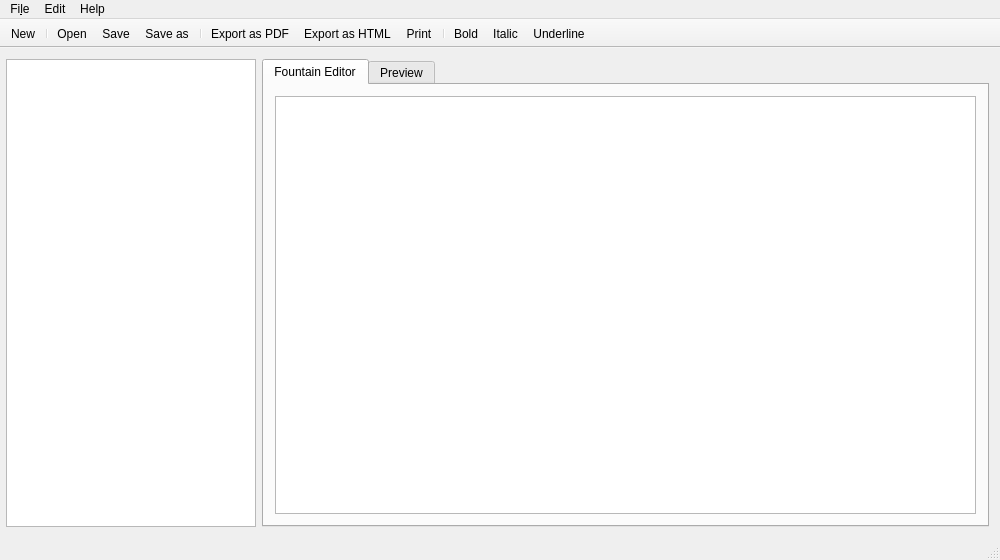
<?xml version="1.0" encoding="UTF-8"?>
<ui version="4.0">
 <class>MainWindow</class>
 <widget class="QMainWindow" name="MainWindow">
  <property name="geometry">
   <rect>
    <x>0</x>
    <y>0</y>
    <width>1000</width>
    <height>560</height>
   </rect>
  </property>
  <property name="windowTitle">
   <string>MagicFountain</string>
  </property>
  <property name="windowIcon">
   <iconset resource="ressources.qrc">
    <normaloff>:/data/icon.png</normaloff>:/data/icon.png</iconset>
  </property>
  <widget class="QWidget" name="centralWidget">
   <layout class="QGridLayout" name="gridLayout">
    <property name="leftMargin">
     <number>6</number>
    </property>
    <item row="0" column="1">
     <widget class="QTabWidget" name="tabWidget_menus">
      <property name="currentIndex">
       <number>0</number>
      </property>
      <widget class="QWidget" name="tab_fountaineditor">
       <attribute name="title">
        <string>Fountain Editor</string>
       </attribute>
       <layout class="QGridLayout" name="gridLayout_2">
        <item row="0" column="0">
         <widget class="QPlainTextEdit" name="plainTextEdit_fountaineditor">
          <property name="font">
           <font>
            <family>Courier</family>
            <pointsize>12</pointsize>
           </font>
          </property>
         </widget>
        </item>
       </layout>
      </widget>
      <widget class="QWidget" name="tab_preview">
       <attribute name="title">
        <string>Preview</string>
       </attribute>
       <layout class="QGridLayout" name="gridLayout_3">
        <item row="0" column="0">
         <widget class="QTextBrowser" name="textBrowser_preview">
          <property name="minimumSize">
           <size>
            <width>654</width>
            <height>0</height>
           </size>
          </property>
          <property name="font">
           <font>
            <family>Courier</family>
            <pointsize>12</pointsize>
            <stylestrategy>PreferDefault</stylestrategy>
           </font>
          </property>
          <property name="acceptDrops">
           <bool>false</bool>
          </property>
          <property name="lineWrapMode">
           <enum>QTextEdit::FixedPixelWidth</enum>
          </property>
          <property name="lineWrapColumnOrWidth">
           <number>649</number>
          </property>
          <property name="html">
           <string notr="true">&lt;!DOCTYPE HTML PUBLIC &quot;-//W3C//DTD HTML 4.0//EN&quot; &quot;http://www.w3.org/TR/REC-html40/strict.dtd&quot;&gt;
&lt;html&gt;&lt;head&gt;&lt;meta name=&quot;qrichtext&quot; content=&quot;1&quot; /&gt;&lt;style type=&quot;text/css&quot;&gt;
p, li { white-space: pre-wrap; }
&lt;/style&gt;&lt;/head&gt;&lt;body style=&quot; font-family:'Courier'; font-size:12pt; font-weight:400; font-style:normal;&quot;&gt;
&lt;p style=&quot;-qt-paragraph-type:empty; margin-top:0px; margin-bottom:0px; margin-left:0px; margin-right:0px; -qt-block-indent:0; text-indent:0px; font-family:'Courier New';&quot;&gt;&lt;br /&gt;&lt;/p&gt;&lt;/body&gt;&lt;/html&gt;</string>
          </property>
          <property name="tabStopWidth">
           <number>72</number>
          </property>
          <property name="cursorWidth">
           <number>0</number>
          </property>
          <property name="textInteractionFlags">
           <set>Qt::LinksAccessibleByKeyboard|Qt::LinksAccessibleByMouse|Qt::TextBrowserInteraction|Qt::TextSelectableByKeyboard|Qt::TextSelectableByMouse</set>
          </property>
         </widget>
        </item>
       </layout>
      </widget>
     </widget>
    </item>
    <item row="0" column="0">
     <widget class="QListWidget" name="listWidget_scenes">
      <property name="maximumSize">
       <size>
        <width>250</width>
        <height>16777215</height>
       </size>
      </property>
     </widget>
    </item>
   </layout>
  </widget>
  <widget class="QMenuBar" name="menuBar">
   <property name="geometry">
    <rect>
     <x>0</x>
     <y>0</y>
     <width>1000</width>
     <height>20</height>
    </rect>
   </property>
   <widget class="QMenu" name="menuFile">
    <property name="title">
     <string>Fi&amp;le</string>
    </property>
    <addaction name="actionNew"/>
    <addaction name="separator"/>
    <addaction name="actionOpen"/>
    <addaction name="actionSave"/>
    <addaction name="actionSave_as"/>
    <addaction name="separator"/>
    <addaction name="actionExport_as_PDF"/>
    <addaction name="actionExport_as_HTML"/>
    <addaction name="actionPrint"/>
   </widget>
   <widget class="QMenu" name="menuEdit">
    <property name="title">
     <string>Edit</string>
    </property>
    <addaction name="actionBold"/>
    <addaction name="actionItalic"/>
    <addaction name="actionUnderline"/>
   </widget>
   <widget class="QMenu" name="menuHelp">
    <property name="title">
     <string>Help</string>
    </property>
    <widget class="QMenu" name="menuLanguage">
     <property name="title">
      <string>&amp;Language</string>
     </property>
     <addaction name="actionDe"/>
     <addaction name="actionEn"/>
     <addaction name="actionFr"/>
    </widget>
    <addaction name="actionFountain_Syntax"/>
    <addaction name="separator"/>
    <addaction name="menuLanguage"/>
    <addaction name="separator"/>
    <addaction name="actionAbout_Qt"/>
    <addaction name="actionAbout_Magic_Fountain"/>
   </widget>
   <addaction name="menuFile"/>
   <addaction name="menuEdit"/>
   <addaction name="menuHelp"/>
  </widget>
  <widget class="QStatusBar" name="statusBar"/>
  <widget class="QToolBar" name="toolBar">
   <property name="windowTitle">
    <string>toolBar</string>
   </property>
   <property name="movable">
    <bool>false</bool>
   </property>
   <property name="iconSize">
    <size>
     <width>36</width>
     <height>36</height>
    </size>
   </property>
   <property name="toolButtonStyle">
    <enum>Qt::ToolButtonIconOnly</enum>
   </property>
   <attribute name="toolBarArea">
    <enum>TopToolBarArea</enum>
   </attribute>
   <attribute name="toolBarBreak">
    <bool>false</bool>
   </attribute>
   <addaction name="actionNew"/>
   <addaction name="separator"/>
   <addaction name="actionOpen"/>
   <addaction name="actionSave"/>
   <addaction name="actionSave_as"/>
   <addaction name="separator"/>
   <addaction name="actionExport_as_PDF"/>
   <addaction name="actionExport_as_HTML"/>
   <addaction name="actionPrint"/>
   <addaction name="separator"/>
   <addaction name="actionBold"/>
   <addaction name="actionItalic"/>
   <addaction name="actionUnderline"/>
  </widget>
  <action name="actionOpen">
   <property name="icon">
    <iconset resource="ressources.qrc">
     <normaloff>:/data/open.png</normaloff>:/data/open.png</iconset>
   </property>
   <property name="text">
    <string>&amp;Open</string>
   </property>
  </action>
  <action name="actionSave">
   <property name="icon">
    <iconset resource="ressources.qrc">
     <normaloff>:/data/save.png</normaloff>:/data/save.png</iconset>
   </property>
   <property name="text">
    <string>&amp;Save</string>
   </property>
  </action>
  <action name="actionSave_as">
   <property name="icon">
    <iconset resource="ressources.qrc">
     <normaloff>:/data/saveas.png</normaloff>:/data/saveas.png</iconset>
   </property>
   <property name="text">
    <string>Sa&amp;ve as ...</string>
   </property>
  </action>
  <action name="actionExport_as_PDF">
   <property name="icon">
    <iconset resource="ressources.qrc">
     <normaloff>:/data/exportaspdf.png</normaloff>:/data/exportaspdf.png</iconset>
   </property>
   <property name="text">
    <string>&amp;Export as PDF</string>
   </property>
  </action>
  <action name="actionPrint">
   <property name="icon">
    <iconset resource="ressources.qrc">
     <normaloff>:/data/print.png</normaloff>:/data/print.png</iconset>
   </property>
   <property name="text">
    <string>&amp;Print</string>
   </property>
  </action>
  <action name="actionBold">
   <property name="icon">
    <iconset resource="ressources.qrc">
     <normaloff>:/data/bold.png</normaloff>:/data/bold.png</iconset>
   </property>
   <property name="text">
    <string>&amp;Bold</string>
   </property>
   <property name="toolTip">
    <string>Bold</string>
   </property>
  </action>
  <action name="actionItalic">
   <property name="icon">
    <iconset resource="ressources.qrc">
     <normaloff>:/data/italic.png</normaloff>:/data/italic.png</iconset>
   </property>
   <property name="text">
    <string>&amp;Italic</string>
   </property>
   <property name="toolTip">
    <string>Italic</string>
   </property>
  </action>
  <action name="actionUnderline">
   <property name="icon">
    <iconset resource="ressources.qrc">
     <normaloff>:/data/underline.png</normaloff>:/data/underline.png</iconset>
   </property>
   <property name="text">
    <string>&amp;Underline</string>
   </property>
   <property name="toolTip">
    <string>Underline</string>
   </property>
  </action>
  <action name="actionExport_as_HTML">
   <property name="icon">
    <iconset resource="ressources.qrc">
     <normaloff>:/data/exportashtml.png</normaloff>:/data/exportashtml.png</iconset>
   </property>
   <property name="text">
    <string>Export as &amp;HTML</string>
   </property>
   <property name="toolTip">
    <string>Export as HTML</string>
   </property>
  </action>
  <action name="actionNew">
   <property name="icon">
    <iconset resource="ressources.qrc">
     <normaloff>:/data/new.png</normaloff>:/data/new.png</iconset>
   </property>
   <property name="text">
    <string>&amp;New</string>
   </property>
   <property name="toolTip">
    <string>New file</string>
   </property>
  </action>
  <action name="actionNew_scene">
   <property name="text">
    <string>&amp;New scene</string>
   </property>
  </action>
  <action name="actionFountain_Syntax">
   <property name="text">
    <string>&amp;Fountain Syntax</string>
   </property>
  </action>
  <action name="actionAbout_Magic_Fountain">
   <property name="text">
    <string>About &amp;Magic Fountain</string>
   </property>
  </action>
  <action name="actionAbout_Qt">
   <property name="text">
    <string>&amp;About Qt</string>
   </property>
  </action>
  <action name="actionEn">
   <property name="text">
    <string notr="true">&amp;en</string>
   </property>
   <property name="iconText">
    <string notr="true">en</string>
   </property>
   <property name="toolTip">
    <string notr="true">en</string>
   </property>
  </action>
  <action name="actionFr">
   <property name="text">
    <string notr="true">&amp;fr</string>
   </property>
   <property name="iconText">
    <string notr="true">fr</string>
   </property>
   <property name="toolTip">
    <string notr="true">fr</string>
   </property>
  </action>
  <action name="actionGerman">
   <property name="text">
    <string>German</string>
   </property>
  </action>
  <action name="actionDe">
   <property name="text">
    <string notr="true">&amp;de</string>
   </property>
   <property name="iconText">
    <string notr="true">de</string>
   </property>
   <property name="toolTip">
    <string notr="true">de</string>
   </property>
  </action>
 </widget>
 <layoutdefault spacing="6" margin="11"/>
 <resources>
  <include location="ressources.qrc"/>
 </resources>
 <connections/>
</ui>
